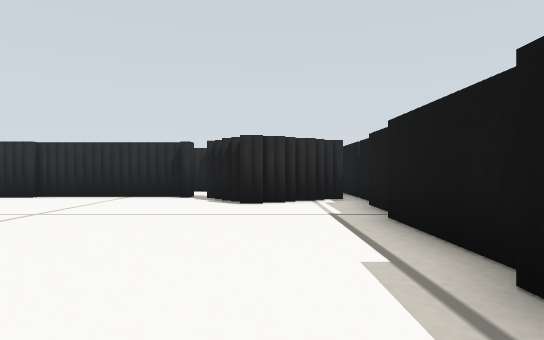
view 1 (above)

16 first-person views from a walk through a robot-simulator world made for Gazebo. The camera is 0.15 m above the floor, looks level and sees 75° across. The floor is counted in squares, 0.2 m on a side. Each view is taken from the middle of a square. On the plan, view 1 faces up. The plan holds only what a view shows up to about 11 squares ahead; the rest is blank.

view 2
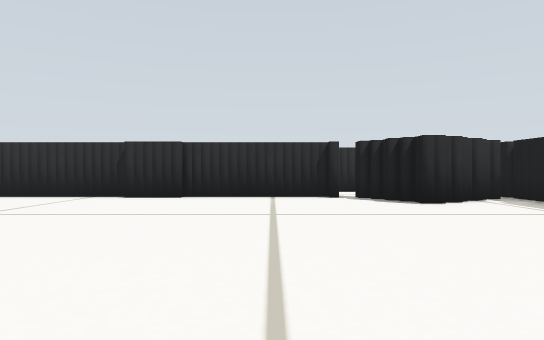

view 3
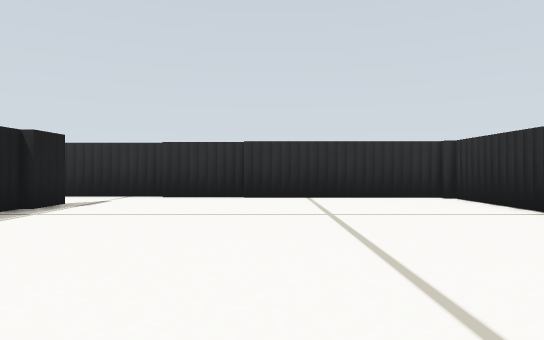

view 4
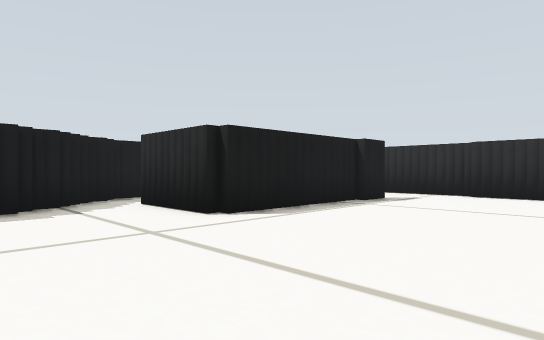

view 5
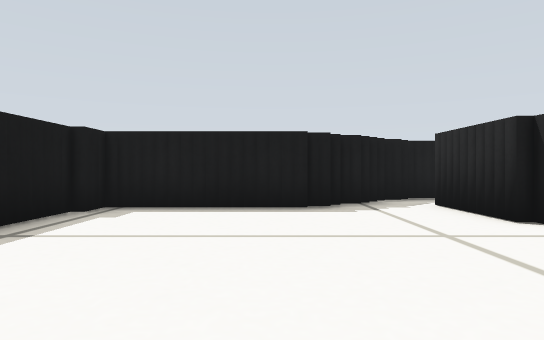

view 6
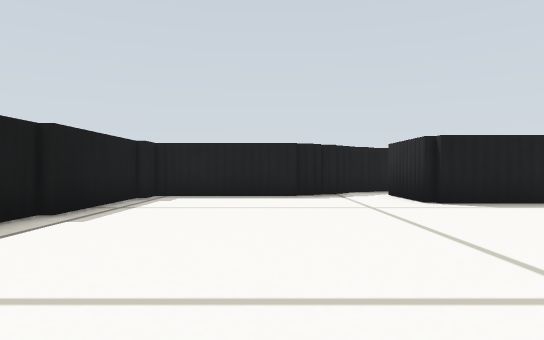

view 7
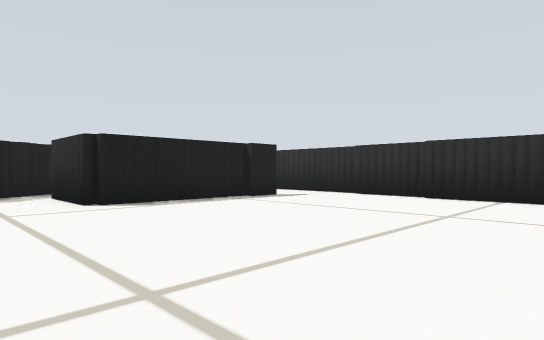

view 8
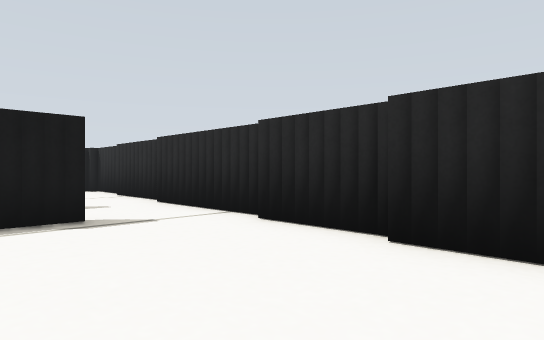

view 9
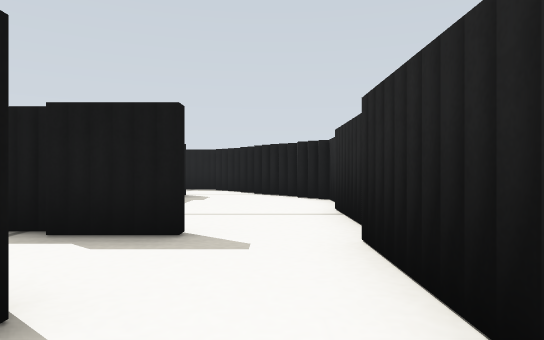

view 10
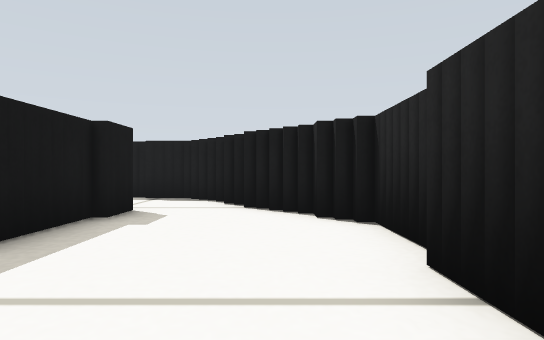

view 11
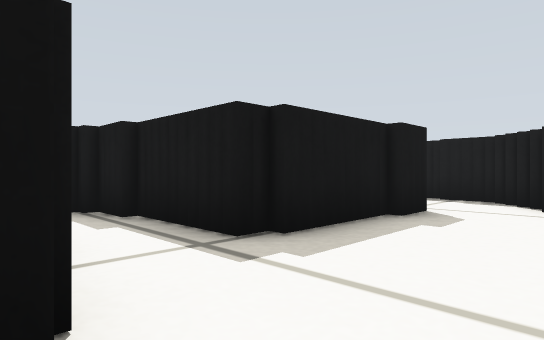

view 12
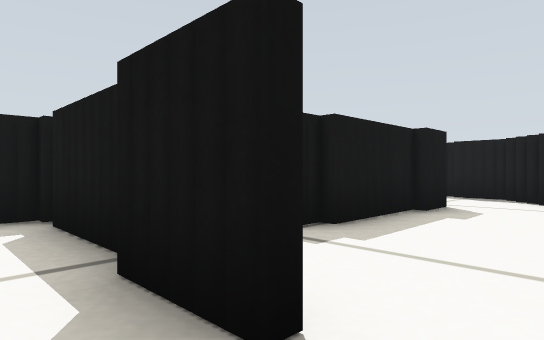

view 13
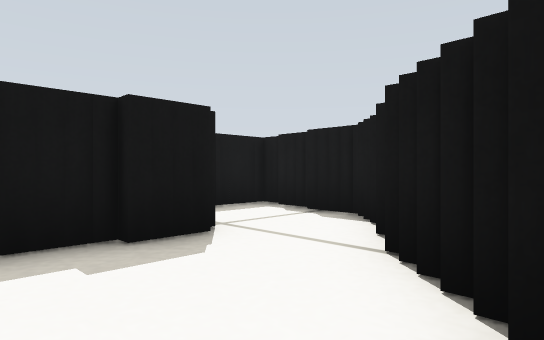

view 14
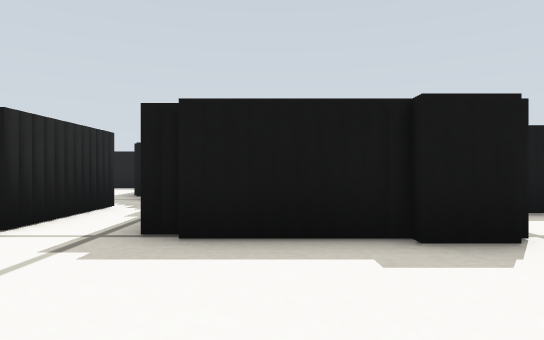

view 15
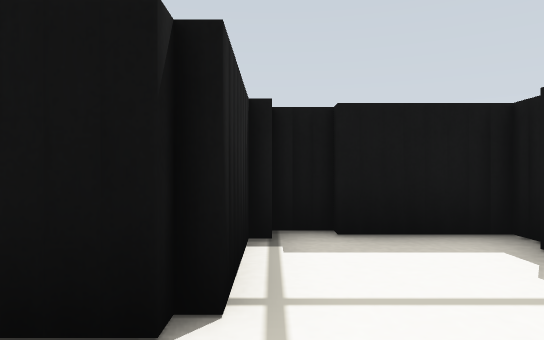

view 16
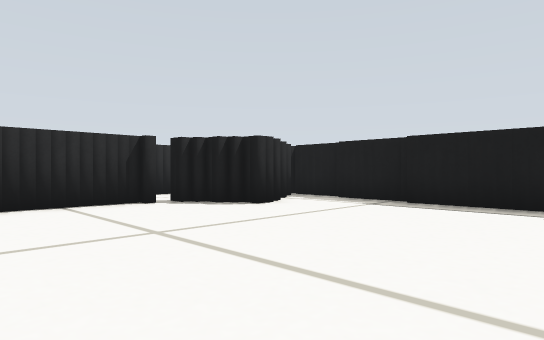

### Floor plan
Points are (right, up) in squares from view 1. A wall is a line through its corners. A room is listed if a view was taken in it or the views show most of it. See-through windows are left out.
Room 1 (views 1, 2, 3, 4, 5, 6, 7, 8, 9, 16)
walls: (-5.5, 0) (-5.5, -2.5); (-6.4, 9.5) (-8, 9.5); (-1.2, 8.5) (-1.2, 9); (-9.8, 0.3) (-5.6, 0.3); (-0.1, 7.7) (-0.7, 7.7) (-0.7, 8.2); (-1.7, 9.2) (-1.7, 9.8); (-2.2, 9.7) (-6.5, 9.7); (-2.8, -2) (1.3, -2) (1.3, -1.2); (-8, 9.7) (-12.5, 9.7) (-12.5, 4.2); (-3.2, -2.3) (-2.6, -2.3); (0.4, 8) (-0.2, 8); (-10.8, 0.5) (-9.6, 0.5); (-4, -2.7) (-3.5, -2.7); (1.8, 2.2) (1.8, 5.5); (2.1, 5.5) (2.1, 7.5); (1.1, 8.5) (0.5, 8.5); (-12.7, 4.2) (-12.7, 2); (-5.2, -3.7) (-4.8, -3.7); (2.3, 7.6) (2.3, 9.2); (-13, 2) (-13, -0.6); (1.5, -1.2) (1.5, 2.2); (1.9, 9) (1.2, 9)
ways out: opening at (-11.5, 0) to room 2; gap at (-2, 10)
Room 2 (views 10, 11, 12)
walls: (-11, -2) (-9.4, -2); (-9.4, -2.3) (-6.6, -2.3); (-13, -0.6) (-13, -1.8)
ways out: opening at (-11.5, 0) to room 1; opening at (-11.5, -2) to room 3
Room 3 (views 13, 14, 15)
walls: (-9, -5) (-9, -4.5) (-6.4, -4.5); (-9.2, -7.6) (-9.2, -5); (-9.5, -8.5) (-9.5, -7.5); (-12.7, -7.5) (-12.7, -8); (-13.5, -5.2) (-13.5, -7); (-7.2, -8.8) (-9.2, -8.8); (-13.2, -2.2) (-13.2, -4.8); (-6.7, -9.8) (-6.7, -9); (-10, -11.3) (-8.6, -11.3); (-5.6, -2.8) (-8.8, -2.8); (-8.6, -11.5) (-7.6, -11.5); (-7, -11.8) (-7, -9.8)
ways out: opening at (-11.5, -2) to room 2

Where each view was taken, in squares from view 1:
view 1: 0 up, 0 right, facing up
view 2: 0 up, 4 left, facing up
view 3: 5 up, 3 left, facing left
view 4: 5 up, 2 left, facing down-left
view 5: 5 up, 2 left, facing down
view 6: 8 up, 2 left, facing down
view 7: 8 up, 3 left, facing down-left
view 8: 6 up, 9 left, facing down-left
view 9: 2 up, 12 left, facing down
view 10: 2 down, 12 left, facing down
view 11: 2 down, 12 left, facing down-right
view 12: 1 down, 12 left, facing down-right
view 13: 6 down, 13 left, facing down-right
view 14: 6 down, 13 left, facing right
view 15: 9 down, 11 left, facing right
view 16: 2 up, 6 left, facing up-right
